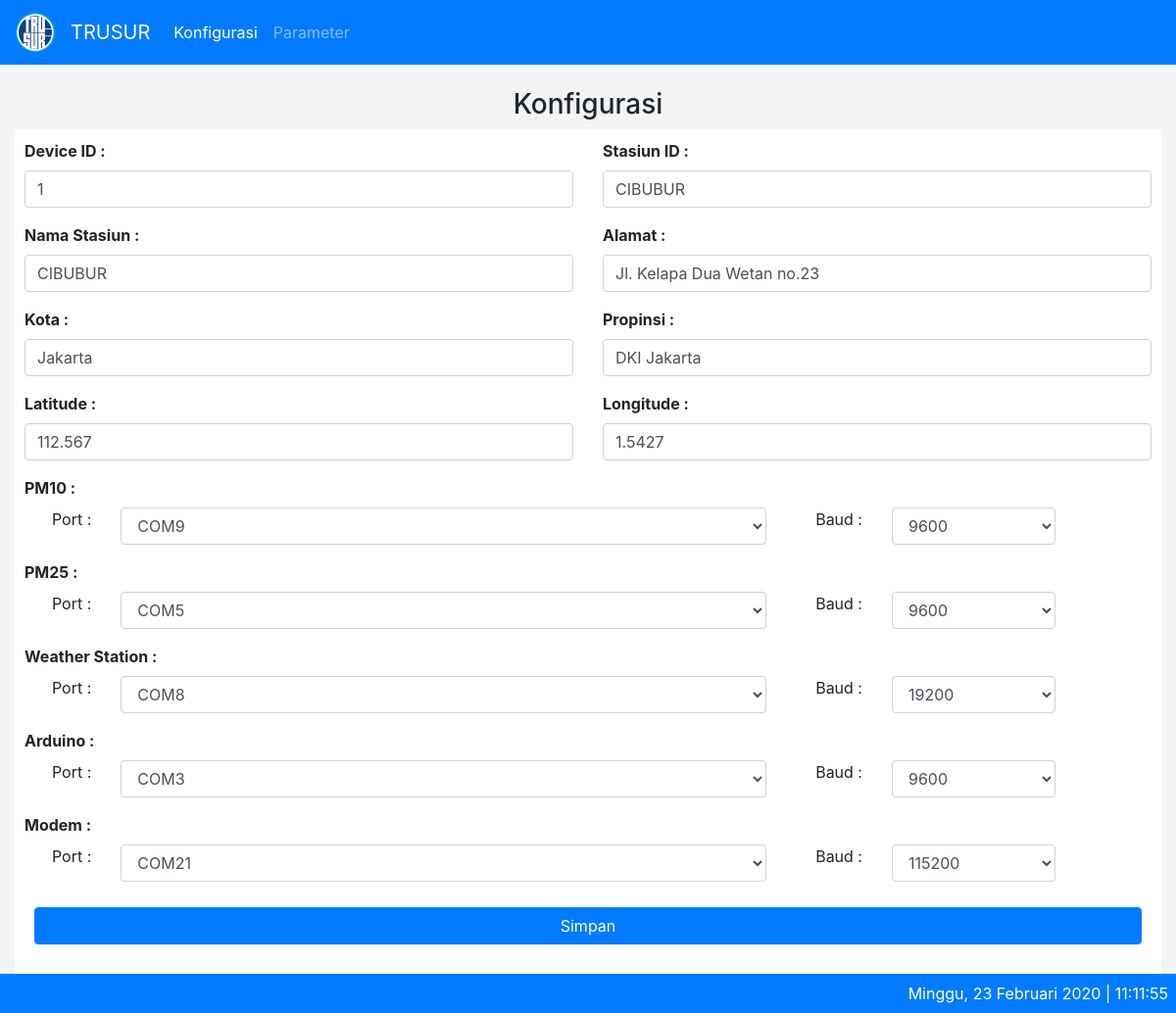
/index.php/konfigurasi, run on the app's committed database.
### tables this page shows
CREATE TABLE IF NOT EXISTS `aqm_configuration` (
  `id` int(11) NOT NULL AUTO_INCREMENT,
  `data` varchar(50) DEFAULT NULL,
  `content` varchar(200) DEFAULT NULL,
  `is_view` smallint DEFAULT NULL,
  PRIMARY KEY (`id`)
);

### application/libraries/Temp_frontend.php (called while the page is built)
<?php
Class Temp_frontend{
	var $template_data = array();
	function set($name, $value){
		$this->template_data[$name] = $value;
	}
	function load($temp_frontend = '', $view = '', $view_data = array(), $return = FALSE){
		$this->CI =& get_instance();
		$this->set('contents', $this->CI->load->view($view, $view_data, TRUE));
		return $this->CI->load->view($temp_frontend, $this->template_data, $return);
	}
}

### application/controllers/Konfigurasi.php (called while the page is built, shortened)
<?php
class Konfigurasi extends CI_Controller {
	public function index()
	{
		$data['title'] = 'Konfigurasi';
		$data['configurations'][0]['id'] = "device_id";
		$data['configurations'][0]['caption'] = "Device ID";
		$data['configurations'][0]['value'] = $this->konfigurasi_m->getConfigurationContent('device_id');
		$data['configurations'][1]['id'] = "sta_id";
		$data['configurations'][1]['caption'] = "Stasiun ID";
		$data['configurations'][1]['value'] = $this->konfigurasi_m->getConfigurationContent('sta_id');
		$data['configurations'][2]['id'] = "sta_nama";
		$data['configurations'][2]['caption'] = "Nama Stasiun";
		$data['configurations'][2]['value'] = $this->konfigurasi_m->getConfigurationContent('sta_nama');
		$data['configurations'][3]['id'] = "sta_alamat";
		$data['configurations'][3]['caption'] = "Alamat";
		$data['configurations'][3]['value'] = $this->konfigurasi_m->getConfigurationContent('sta_alamat');
		$data['configurations'][4]['id'] = "sta_kota";
		$data['configurations'][4]['caption'] = "Kota";
		$data['configurations'][4]['value'] = $this->konfigurasi_m->getConfigurationContent('sta_kota');
		$data['configurations'][5]['id'] = "sta_prov";
		$data['configurations'][5]['caption'] = "Propinsi";
		$data['configurations'][5]['value'] = $this->konfigurasi_m->getConfigurationContent('sta_prov');
		$data['configurations'][6]['id'] = "sta_lat";
		$data['configurations'][6]['caption'] = "Latitude";
		$data['configurations'][6]['value'] = $this->konfigurasi_m->getConfigurationContent('sta_lat');
		$data['configurations'][7]['id'] = "sta_lon";
		$data['configurations'][7]['caption'] = "Longitude";
		$data['configurations'][7]['value'] = $this->konfigurasi_m->getConfigurationContent('sta_lon');
		$data['serial_devices'][0]['com_id'] = "com_pm10";
		$data['serial_devices'][0]['baud_id'] = "baud_pm10";
		$data['serial_devices'][0]['caption'] = "PM10";
		$data['serial_devices'][0]['com_value'] = $this->konfigurasi_m->getConfigurationContent('com_pm10');
		$data['serial_devices'][0]['baud_value'] = $this->konfigurasi_m->getConfigurationContent('baud_pm10');
		$data['serial_devices'][1]['com_id'] = "com_pm25";
		$data['serial_devices'][1]['baud_id'] = "baud_pm125";
		$data['serial_devices'][1]['caption'] = "PM25";
		$data['serial_devices'][1]['com_value'] = $this->konfigurasi_m->getConfigurationContent('com_pm25');
		$data['serial_devices'][1]['baud_value'] = $this->konfigurasi_m->getConfigurationContent('baud_pm25');
		$data['serial_devices'][2]['com_id'] = "com_ws";
		$data['serial_devices'][2]['baud_id'] = "baud_ws";
		$data['serial_devices'][2]['caption'] = "Weather Station";
		$data['serial_devices'][2]['com_value'] = $this->konfigurasi_m->getConfigurationContent('com_ws');
		$data['serial_devices'][2]['baud_value'] = $this->konfigurasi_m->getConfigurationContent('baud_ws');
		$data['serial_devices'][3]['com_id'] = "controller";
		$data['serial_devices'][3]['baud_id'] = "controller_baud";
		$data['serial_devices'][3]['caption'] = "Arduino";
		$data['serial_devices'][3]['com_value'] = $this->konfigurasi_m->getConfigurationContent('controller');
		$data['serial_devices'][3]['baud_value'] = $this->konfigurasi_m->getConfigurationContent('controller_baud');
		$data['serial_devices'][4]['com_id'] = "com_modem";
		$data['serial_devices'][4]['baud_id'] = "baud_modem";
		$data['serial_devices'][4]['caption'] = "Modem";
		$data['serial_devices'][4]['com_value'] = $this->konfigurasi_m->getConfigurationContent('com_modem');
		$data['serial_devices'][4]['baud_value'] = $this->konfigurasi_m->getConfigurationContent('baud_modem');
		$data['bauds'][] = 110;
		$data['bauds'][] = 300;
		$data['bauds'][] = 1200;
		$data['bauds'][] = 2400;
		$data['bauds'][] = 4800;
		$data['bauds'][] = 9600;
		$data['bauds'][] = 19200;
		$data['bauds'][] = 38400;
		$data['bauds'][] = 57600;
		$data['bauds'][] = 115200;
		$data['bauds'][] = 230400;
		$data['bauds'][] = 460800;
		$data['bauds'][] = 921600;
		$this->temp_frontend->load('master/theme/theme', 'master/konfigurasi/konfigurasi', $data);
	}
}

### index.php (called while the page is built, shortened)
<?php
require_once BASEPATH.'core/CodeIgniter.php';

### application/models/Konfigurasi_m.php (called while the page is built, shortened)
<?php
class Konfigurasi_m extends CI_Model {
	public function getConfigurationContent($data){
		$query = $this->db->get_where('aqm_configuration', ["data" => $data]);
		return $query->row_array()['content'];
	}
}

### application/views/master/konfigurasi/konfigurasi.php (the view, shortened to what this page needs)
<div class="container-fluid">
	<br>
	<h3 class="text-center">Konfigurasi</h3>
	<div class="card" style="padding:10px;">
		<div class="row" style="padding-bottom: 50px;">
			<div class="col-sm">
				<form method="POST">
					<div class="row">
						<?php foreach($configurations as $_configurations) : ?>
								<div class="col-6">
									<div class="form-group">
										<label><b><?= $_configurations["caption"];?> : </b></label>
										<input class="form-control" id="<?= $_configurations["id"];?>" name="<?= $_configurations["id"];?>" value="<?= $_configurations["value"];?>">
									</div>
								</div>
						<?php endforeach ?>
					</div>
					<?php foreach($serial_devices as $_serial_devices) : ?>
						<div class="form-group">
							<label><b><?= $_serial_devices["caption"];?> : </b></label>
							<div class="row" style="padding:0px;">
								<div class="col-1 text-right">Port : </div>
								<div class="col-7">
									<select class="form-control" id="<?= $_serial_devices["com_id"];?>" name="<?= $_serial_devices["com_id"];?>">
										<?php if(!isset($serial_ports[$_serial_devices["com_value"]])) : ?>
											<option value="<?= $_serial_devices["com_value"]; ?>" selected><?= $_serial_devices["com_value"]; ?></option>
										<?php endif ?>
									</select>
								</div>
								<div class="col-1 text-right">Baud : </div>
								<div class="col-2">
									<select class="form-control" id="<?= $_serial_devices["baud_id"];?>" name="<?= $_serial_devices["baud_id"];?>">
										<?php foreach($bauds as $baud) : ?>
											<option value="<?= $baud; ?>" <?php if($baud == $_serial_devices["baud_value"]) : ?> selected <?php endif ?>> <?= $baud; ?> </option>
										<?php endforeach ?>
									</select>
								</div>
								<div class="col-1"></div>
							</div>
						</div>
					<?php endforeach ?>
					<div class="card" style="padding:10px;">
						<input type="submit" name="simpan" value="Simpan" class="btn btn-primary">
					</div>
				</form>
			</div>
		</div>
	</div>
</div>

### application/views/master/theme/theme.php (style rules this page uses)
body { background: #f2f4f5; }
.card { position: relative; display: flex; flex-direction: column; min-width: 0; word-wrap: break-word; background-color: #fff; background-clip: border-box; border: 0 solid transparent; border-radius: .25rem; }

### data on the page
aqm_configuration: caption "Device ID", device_id "1"
aqm_configuration: caption "Stasiun ID", sta_id "CIBUBUR"
aqm_configuration: caption "Nama Stasiun", sta_nama "CIBUBUR"
aqm_configuration: caption "Alamat", sta_alamat "Jl. Kelapa Dua Wetan no.23"
aqm_configuration: caption "Kota", sta_kota "Jakarta"
aqm_configuration: caption "Propinsi", sta_prov "DKI Jakarta"
aqm_configuration: caption "Latitude", sta_lat "112.567"
aqm_configuration: caption "Longitude", sta_lon "1.5427"
aqm_configuration: caption "PM10", com_pm10 "COM9"
aqm_configuration: caption "PM25", com_pm25 "COM5"
aqm_configuration: caption "Weather Station", com_ws "COM8"
aqm_configuration: caption "Arduino", controller "COM3"
aqm_configuration: caption "Modem", com_modem "COM21"

### other printed values
form field baud_pm10 "9600"
form field baud_pm125 "9600"
form field baud_ws "19200"
form field controller_baud "9600"
form field baud_modem "115200"
